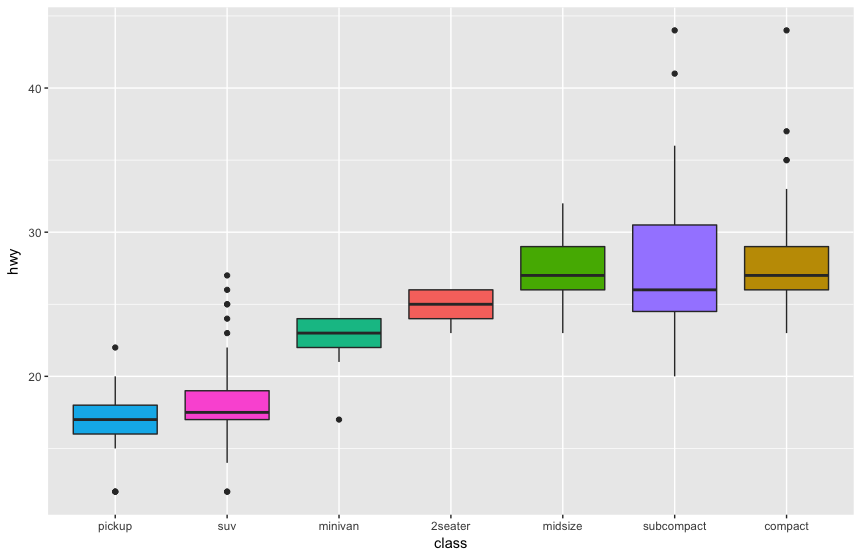

Write R code to recreate this figure.
# library
library(ggplot2)

# The mtcars dataset is proposed in R
head(mpg)

# geom_boxplot proposes several arguments to custom appearance
ggplot(mpg, aes(x = reorder(class, hwy), y = hwy, fill = class)) + 
  geom_boxplot() +
  xlab("class") +
  theme(legend.position = "none")


# source : https://www.r-graph-gallery.com/267-reorder-ggplot2-boxplot/
